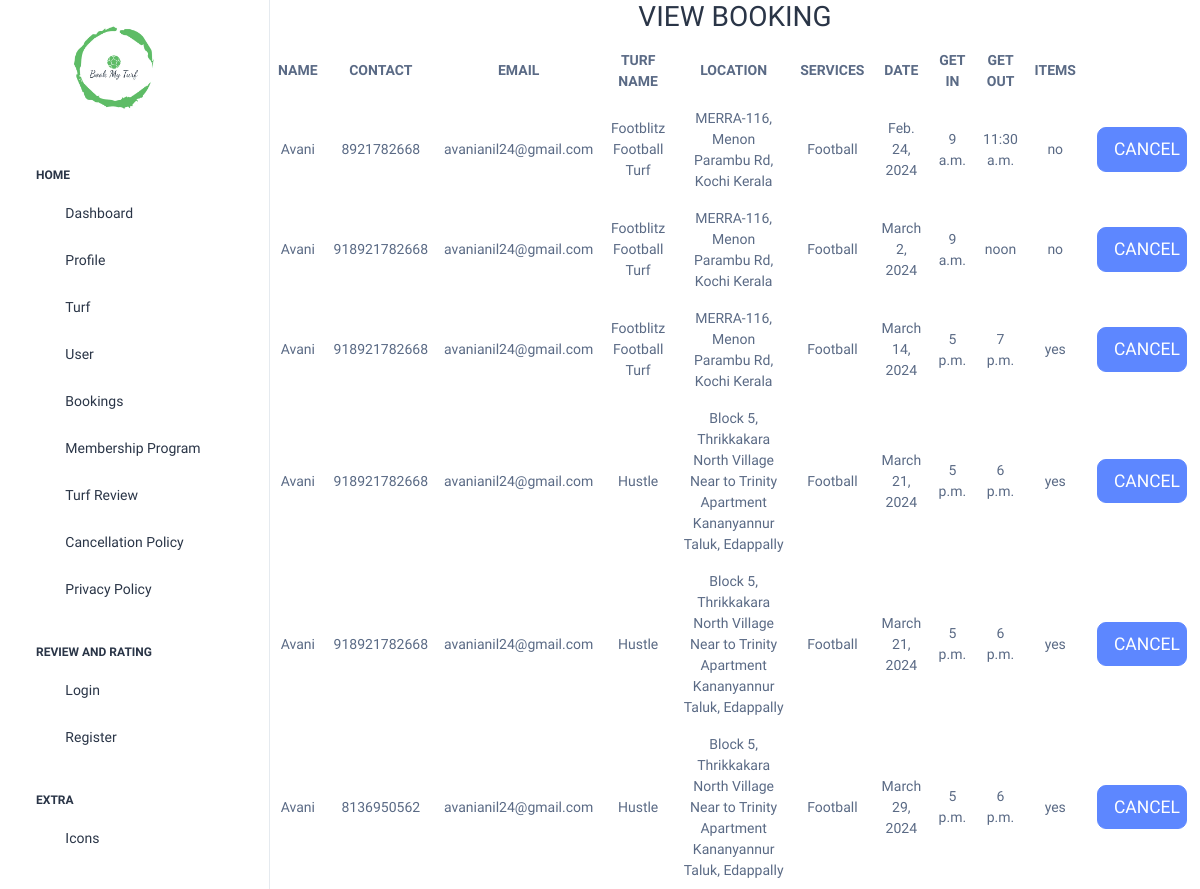
The page /managerviewbooking/ on the database its author committed.
### turf_app/models.py (models this page shows)
class bookingtbl(models.Model):
    user_id = models.ForeignKey(usertbl,on_delete=models.CASCADE,null=True)
    fname = models.CharField(max_length=20, null=True)
    contact = models.IntegerField(null=True)
    email = models.EmailField(null=True)
    tname = models.CharField(max_length=20, null=True)
    loc = models.CharField(max_length=50, null=True)
    timing = models.CharField(max_length=20, null=True)
    amenities = models.TextField(max_length=60, null=True)
    services = models.CharField(max_length=60, null=True)
    bookdate = models.DateField(null=True)
    getin = models.TimeField(null=True)
    getout = models.TimeField(null=True)
    items = models.CharField(max_length=7, null=True)
    totalamt = models.IntegerField(null=True)

### turf_app/views.py (the view)
# urls.py: path("managerviewbooking/", views.managerviewbooking),
def managerviewbooking(request):
    v = bookingtbl.objects.all()
    return render(request, "managerviewbooking.html", {"v": v})

### templates/managerviewbooking.html (shortened to what this page needs)
<!DOCTYPE html>
<html lang="en">
<head>
</head>
<body>
{% include 'sidebar2.html' %}
 <div class="body-wrapper">
<h2>VIEW BOOKING</h2>
<table style="width:100%">
    <tr>
        <th>NAME</th>
        <th>CONTACT</th>
        <th>EMAIL</th>
        <th>TURF NAME</th>
        <th>LOCATION</th>
        <th>SERVICES</th>
        <th>DATE</th>
        <th>GET IN</th>
        <th>GET OUT</th>
        <th>ITEMS</th>
    </tr>
    {%for i in v%}
    <tr>
        <td>{{i.fname}}</td>
        <td>{{i.contact}}</td>
        <td>{{i.email}}</td>
        <td>{{i.tname}}</td>
        <td>{{i.loc}}</td>
        <td>{{i.services}}</td>
        <td>{{i.bookdate}}</td>
        <td>{{i.getin}}</td>
        <td>{{i.getout}}</td>
        <td>{{i.items}}</td>
        <td> <a href="/deletebooking/{{i.id}}" class="btn btn-primary btn-lg btn-block" style="width:90%;">CANCEL</a></td>
    </tr>
    {%endfor%}
</table>
 </div>
</body>
</html>

### templates/managerviewbooking.html (style rules this page uses)
body { margin: 0; font-family: Arial, Helvetica, sans-serif; }
table { border-collapse: collapse; width: 100% }
tr,td,th { border: 1px solid #dddddd; text-align: center; padding: 8px; }
h2 { text-align: center; }

### rows shown on the page
bookingtbl: fname "Avani", contact "8921782668", email "avanianil24@gmail.com", tname "Footblitz Football Turf", loc "MERRA-116, Menon Parambu Rd, Kochi Kerala", services "Football", bookdate "Feb. 24, 2024", getin "9 a.m.", getout "11:30 a.m.", items "no"
bookingtbl: fname "Avani", contact "918921782668", email "avanianil24@gmail.com", tname "Footblitz Football Turf", loc "MERRA-116, Menon Parambu Rd, Kochi Kerala", services "Football", bookdate "March 2, 2024", getin "9 a.m.", getout "noon", items "no"
bookingtbl: fname "Avani", contact "918921782668", email "avanianil24@gmail.com", tname "Footblitz Football Turf", loc "MERRA-116, Menon Parambu Rd, Kochi Kerala", services "Football", bookdate "March 14, 2024", getin "5 p.m.", getout "7 p.m.", items "yes"
bookingtbl: fname "Avani", contact "918921782668", email "avanianil24@gmail.com", tname "Hustle", loc "Block 5, Thrikkakara North Village Near to Trinity Apartment Kananyannur Taluk, Edappally", services "Football", bookdate "March 21, 2024", getin "5 p.m.", getout "6 p.m.", items "yes"
bookingtbl: fname "Avani", contact "918921782668", email "avanianil24@gmail.com", tname "Hustle", loc "Block 5, Thrikkakara North Village Near to Trinity Apartment Kananyannur Taluk, Edappally", services "Football", bookdate "March 21, 2024", getin "5 p.m.", getout "6 p.m.", items "yes"
bookingtbl: fname "Avani", contact "8136950562", email "avanianil24@gmail.com", tname "Hustle", loc "Block 5, Thrikkakara North Village Near to Trinity Apartment Kananyannur Taluk, Edappally", services "Football", bookdate "March 29, 2024", getin "5 p.m.", getout "6 p.m.", items "yes"
